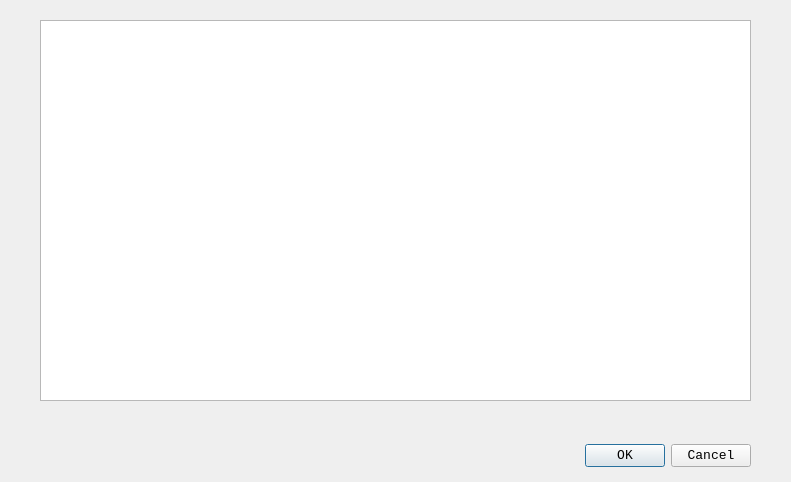
<?xml version="1.0" encoding="UTF-8"?>
<ui version="4.0">
 <class>LogReader</class>
 <widget class="QDialog" name="LogReader">
  <property name="geometry">
   <rect>
    <x>0</x>
    <y>0</y>
    <width>791</width>
    <height>482</height>
   </rect>
  </property>
  <property name="font">
   <font>
    <family>Monospace</family>
    <pointsize>11</pointsize>
   </font>
  </property>
  <property name="windowTitle">
   <string>Журнал</string>
  </property>
  <widget class="QDialogButtonBox" name="buttonBox">
   <property name="geometry">
    <rect>
     <x>410</x>
     <y>440</y>
     <width>341</width>
     <height>32</height>
    </rect>
   </property>
   <property name="font">
    <font>
     <pointsize>10</pointsize>
    </font>
   </property>
   <property name="orientation">
    <enum>Qt::Horizontal</enum>
   </property>
   <property name="standardButtons">
    <set>QDialogButtonBox::Cancel|QDialogButtonBox::Ok</set>
   </property>
  </widget>
  <widget class="QTextBrowser" name="LogBrowser">
   <property name="geometry">
    <rect>
     <x>40</x>
     <y>20</y>
     <width>711</width>
     <height>381</height>
    </rect>
   </property>
  </widget>
 </widget>
 <resources/>
 <connections>
  <connection>
   <sender>buttonBox</sender>
   <signal>accepted()</signal>
   <receiver>LogReader</receiver>
   <slot>accept()</slot>
   <hints>
    <hint type="sourcelabel">
     <x>248</x>
     <y>254</y>
    </hint>
    <hint type="destinationlabel">
     <x>157</x>
     <y>274</y>
    </hint>
   </hints>
  </connection>
  <connection>
   <sender>buttonBox</sender>
   <signal>rejected()</signal>
   <receiver>LogReader</receiver>
   <slot>reject()</slot>
   <hints>
    <hint type="sourcelabel">
     <x>316</x>
     <y>260</y>
    </hint>
    <hint type="destinationlabel">
     <x>286</x>
     <y>274</y>
    </hint>
   </hints>
  </connection>
 </connections>
</ui>
